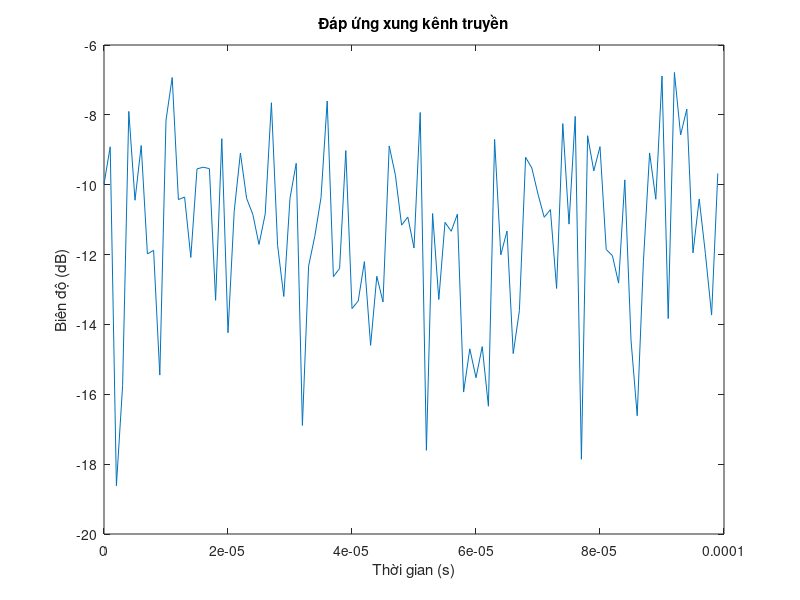
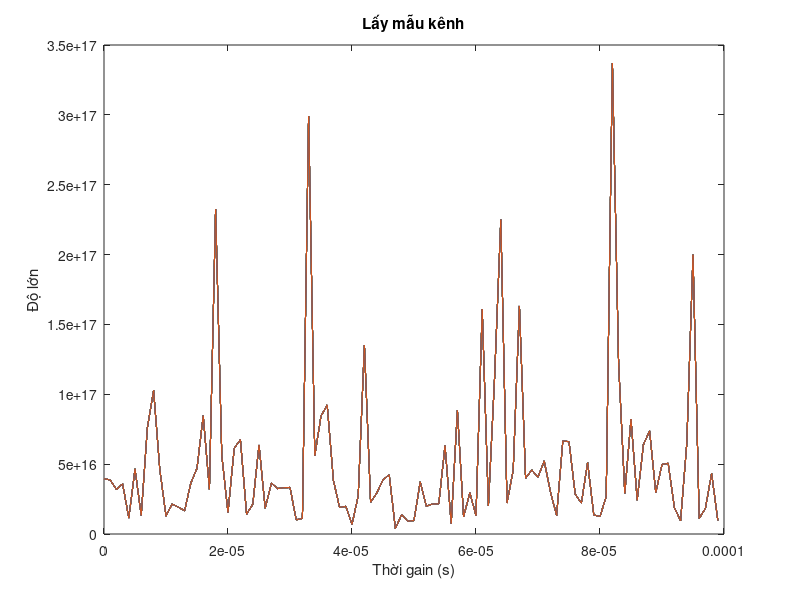

These charts were generated, in order, by the following MATLAB code:
% Các thông số mô phỏng
numSamples = 100;        % Số mẫu thử
samplingRate = 1e6;      % tốc độ lấy mẫu - Hz
carrierFreq = 2.4e9;     % Tần số sóng mang - Hz
velocity = 33.33;         % Tốc độ di chuyển của trạm thu m/s
pathLossExponent = 2; % hệ số path loss 
shadowingStdDev = 4;  % Phương sai shadowing chuẩn
fadingStdDev = 1;       % phương sai fading chuẩn

% tạo mẫu kênh slow-fading
t = (0:numSamples-1) / samplingRate;
fd = velocity / carrierFreq;              % tần số Doppler tối đa
tau = 1 / fd;                            % Độ trễ trải tối đa
pathGain = sqrt(1/2) * (randn(numSamples, 1) + 1i * randn(numSamples, 1)); % guassian phức rayleigh
shadowing = db2mag(shadowingStdDev * randn(numSamples, 1));  % độ lợi shadowing
fading = db2mag(fadingStdDev * randn(numSamples, 1));        % độ lợi fading
pathLoss = (carrierFreq / (4*pi)) .^ pathLossExponent;        % Path loss

% Nội suy độ lợi và khớp với trục thời gian
interpPathGain = interp1([0, tau], [1, 1], t, 'linear', 'extrap');

% Tính toán việc lấy mẫu của kênh
channelSamples = sqrt(pathLoss) .* shadowing .* interpPathGain .* fading;

% Đồ thị đáp ứng xung
impulseResponse = ifft(pathGain);
timeAxis = (0:length(impulseResponse)-1) / samplingRate;
figure;
plot(timeAxis, 10*log10(impulseResponse));
xlabel('Thời gian (s)');
ylabel('Biên độ (dB)');
title('Đáp ứng xung kênh truyền');

% Đồ thị lấy mẫu kênh
timeAxis = (0:numSamples-1) / samplingRate;
figure;
plot(timeAxis, abs(channelSamples).^2);
xlabel('Thời gain (s)');
ylabel('Độ lớn');
title('Lấy mẫu kênh');